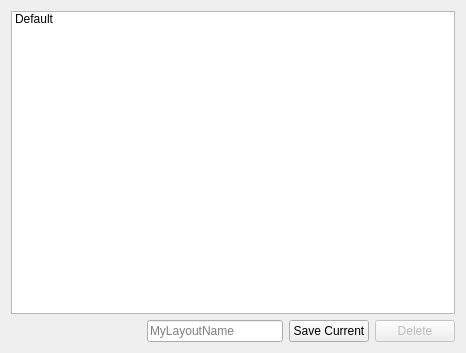
<?xml version="1.0" encoding="UTF-8"?>
<ui version="4.0">
 <class>LayoutWindow</class>
 <widget class="QWidget" name="LayoutWindow">
  <property name="geometry">
   <rect>
    <x>0</x>
    <y>0</y>
    <width>466</width>
    <height>353</height>
   </rect>
  </property>
  <property name="windowTitle">
   <string>Form</string>
  </property>
  <layout class="QVBoxLayout" name="verticalLayout">
   <item>
    <widget class="QListWidget" name="listWidget">
     <property name="currentRow">
      <number>-1</number>
     </property>
     <item>
      <property name="text">
       <string>Default</string>
      </property>
     </item>
    </widget>
   </item>
   <item>
    <layout class="QHBoxLayout" name="horizontalLayout">
     <item>
      <spacer name="horizontalSpacer">
       <property name="orientation">
        <enum>Qt::Horizontal</enum>
       </property>
       <property name="sizeHint" stdset="0">
        <size>
         <width>40</width>
         <height>20</height>
        </size>
       </property>
      </spacer>
     </item>
     <item>
      <widget class="QLineEdit" name="lineEdit">
       <property name="text">
        <string/>
       </property>
       <property name="placeholderText">
        <string>MyLayoutName</string>
       </property>
      </widget>
     </item>
     <item>
      <widget class="QPushButton" name="pushButton">
       <property name="text">
        <string>Save Current</string>
       </property>
      </widget>
     </item>
     <item>
      <widget class="QPushButton" name="pushButton_2">
       <property name="enabled">
        <bool>false</bool>
       </property>
       <property name="text">
        <string>Delete</string>
       </property>
      </widget>
     </item>
    </layout>
   </item>
  </layout>
 </widget>
 <resources/>
 <connections/>
</ui>
